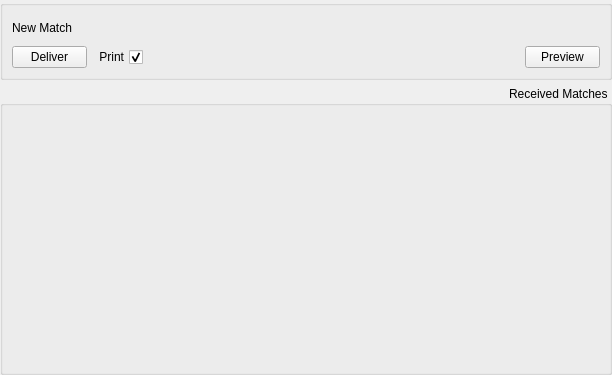
<?xml version="1.0" encoding="UTF-8"?>
<ui version="4.0">
 <class>UserMain</class>
 <widget class="QWidget" name="UserMain">
  <property name="geometry">
   <rect>
    <x>0</x>
    <y>0</y>
    <width>612</width>
    <height>375</height>
   </rect>
  </property>
  <property name="layoutDirection">
   <enum>Qt::RightToLeft</enum>
  </property>
  <layout class="QVBoxLayout" name="verticalLayout">
   <property name="margin">
    <number>0</number>
   </property>
   <item>
    <widget class="QGroupBox" name="groupBox_2">
     <property name="enabled">
      <bool>true</bool>
     </property>
     <property name="maximumSize">
      <size>
       <width>16777215</width>
       <height>80</height>
      </size>
     </property>
     <property name="title">
      <string/>
     </property>
     <layout class="QVBoxLayout" name="verticalLayout_2">
      <item>
       <layout class="QHBoxLayout" name="horizontalLayout">
        <item>
         <widget class="QLabel" name="label">
          <property name="minimumSize">
           <size>
            <width>0</width>
            <height>25</height>
           </size>
          </property>
          <property name="text">
           <string>New Match</string>
          </property>
         </widget>
        </item>
       </layout>
      </item>
      <item>
       <widget class="QWidget" name="newMatchButtons" native="true">
        <layout class="QHBoxLayout" name="horizontalLayout_3">
         <property name="margin">
          <number>0</number>
         </property>
         <item>
          <widget class="QPushButton" name="bPreview">
           <property name="maximumSize">
            <size>
             <width>75</width>
             <height>16777215</height>
            </size>
           </property>
           <property name="text">
            <string>Preview</string>
           </property>
          </widget>
         </item>
         <item>
          <spacer name="horizontalSpacer">
           <property name="orientation">
            <enum>Qt::Horizontal</enum>
           </property>
           <property name="sizeHint" stdset="0">
            <size>
             <width>40</width>
             <height>20</height>
            </size>
           </property>
          </spacer>
         </item>
         <item>
          <widget class="QCheckBox" name="cPrint">
           <property name="maximumSize">
            <size>
             <width>50</width>
             <height>16777215</height>
            </size>
           </property>
           <property name="text">
            <string>Print</string>
           </property>
           <property name="checked">
            <bool>true</bool>
           </property>
          </widget>
         </item>
         <item>
          <widget class="QPushButton" name="bDeliver">
           <property name="enabled">
            <bool>true</bool>
           </property>
           <property name="maximumSize">
            <size>
             <width>75</width>
             <height>16777215</height>
            </size>
           </property>
           <property name="text">
            <string>Deliver</string>
           </property>
          </widget>
         </item>
        </layout>
       </widget>
      </item>
     </layout>
    </widget>
   </item>
   <item>
    <widget class="QGroupBox" name="gMatches">
     <property name="title">
      <string>Received Matches</string>
     </property>
     <property name="flat">
      <bool>true</bool>
     </property>
     <layout class="QVBoxLayout" name="verticalLayout_3"/>
    </widget>
   </item>
  </layout>
 </widget>
 <tabstops>
  <tabstop>bDeliver</tabstop>
  <tabstop>cPrint</tabstop>
  <tabstop>bPreview</tabstop>
 </tabstops>
 <resources/>
 <connections/>
</ui>
